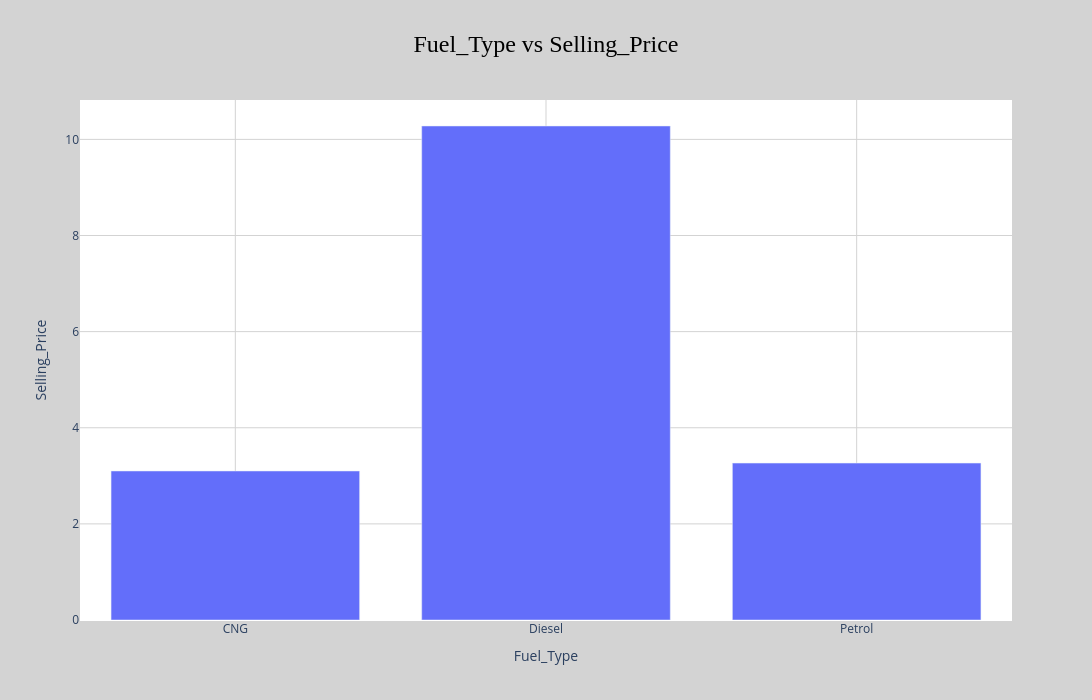

The notebook cell saved with this chart:
### Code cell
fig = px.bar(
    data_frame=df.groupby(["Fuel_Type"])["Selling_Price"].mean().reset_index(),
    x="Fuel_Type",
    y="Selling_Price",
    title="Fuel_Type vs Selling_Price",
    height=700,
    width=1400
)
fig.update_layout(
    title=dict(
        x=0.5,
        y=0.95,
        xanchor="center",
        yanchor="top",
        font=dict(size=24, color="black", family="Arial Black"),
    )
)
fig.update_layout(plot_bgcolor="white", paper_bgcolor="lightgray")
fig.update_xaxes(showgrid=True, gridcolor="lightgray", gridwidth=1)
fig.update_yaxes(showgrid=True, gridcolor="lightgray", gridwidth=1)
fig.show()

### Figure 1 — Plotly figure (JSON) as saved in the notebook; plotly's stock layout.template omitted (floating-point values rounded to 4 significant figures)
{"data": [{"hovertemplate": "Fuel_Type=%{x}<br>Selling_Price=%{y}<extra></extra>", "legendgroup": "", "marker": {"color": "#636efa", "pattern": {"shape": ""}}, "name": "", "orientation": "v", "showlegend": false, "textposition": "auto", "type": "bar", "x": ["CNG", "Diesel", "Petrol"], "xaxis": "x", "y": [3.1, 10.28, 3.264], "yaxis": "y"}], "layout": {"barmode": "relative", "height": 700, "legend": {"tracegroupgap": 0}, "paper_bgcolor": "lightgray", "plot_bgcolor": "white", "title": {"font": {"color": "black", "family": "Arial Black", "size": 24}, "text": "Fuel_Type vs Selling_Price", "x": 0.5, "xanchor": "center", "y": 0.95, "yanchor": "top"}, "width": 1400, "xaxis": {"anchor": "y", "domain": [0, 1], "gridcolor": "lightgray", "gridwidth": 1, "showgrid": true, "title": {"text": "Fuel_Type"}}, "yaxis": {"anchor": "x", "domain": [0, 1], "gridcolor": "lightgray", "gridwidth": 1, "showgrid": true, "title": {"text": "Selling_Price"}}}}
